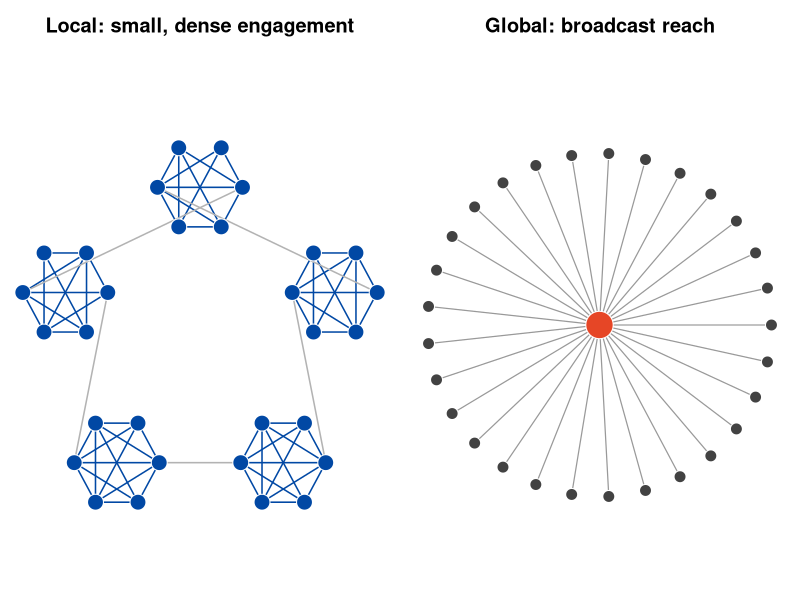

Reproduce this figure in R.
## ---- chunk 1
#| label: fig-local-global
#| fig-alt: "Left: five small, tightly interconnected clusters joined by a few ties. Right: one central node connected to many peripheral nodes that are not connected to each other."
#| fig-width: 10
#| fig-height: 4.6
#| out-width: "100%"
library(igraph)
brand_red <- "#e64626"; brand_blue <- "#0148A4"; brand_charcoal <- "#424242"
n_groups <- 5; group_size <- 6; n <- n_groups * group_size
set.seed(8)

# Local: small, dense clusters, joined only by a handful of ties between neighbours
g_local <- sample_islands(n_groups, group_size, islands.pin = 0.85, n.inter = 1)
grp <- rep(seq_len(n_groups), each = group_size)
ends_local <- as_edgelist(g_local, names = FALSE)
between <- grp[ends_local[, 1]] != grp[ends_local[, 2]]
g_local <- delete_edges(g_local, which(between))
ring <- cbind((seq_len(n_groups) - 1) * group_size + 1,
              (seq_len(n_groups) %% n_groups) * group_size + 4)
g_local <- add_edges(g_local, as.vector(t(ring)))
E(g_local)$color <- c(rep(brand_blue, ecount(g_local) - n_groups), rep("grey70", n_groups))
angle_c <- 2 * pi * (seq_len(n_groups) - 1) / n_groups + pi / 2
angle_n <- 2 * pi * (seq_len(group_size) - 1) / group_size
lay_local <- cbind(cos(angle_c)[grp] + 0.3 * cos(angle_n)[rep(seq_len(group_size), n_groups)],
                   sin(angle_c)[grp] + 0.3 * sin(angle_n)[rep(seq_len(group_size), n_groups)])
V(g_local)$color <- brand_blue

# Global: one broadcaster reaching many followers who barely connect to each other
g_global <- make_star(n, mode = "undirected", center = 1)
V(g_global)$color <- c(brand_red, rep(brand_charcoal, n - 1))
lay_global <- layout_as_star(g_global, center = 1)

par(mfrow = c(1, 2), mar = c(0, 0, 2.5, 0))
plot(g_local, layout = lay_local, rescale = TRUE, vertex.size = 9, vertex.label = NA,
     vertex.frame.color = "white", edge.width = 1.5,
     main = "Local: small, dense engagement", cex.main = 1.4)
plot(g_global, layout = lay_global, vertex.size = c(16, rep(7, n - 1)), vertex.label = NA,
     vertex.frame.color = "white", edge.color = "grey60", edge.width = 1.2,
     main = "Global: broadcast reach", cex.main = 1.4)
